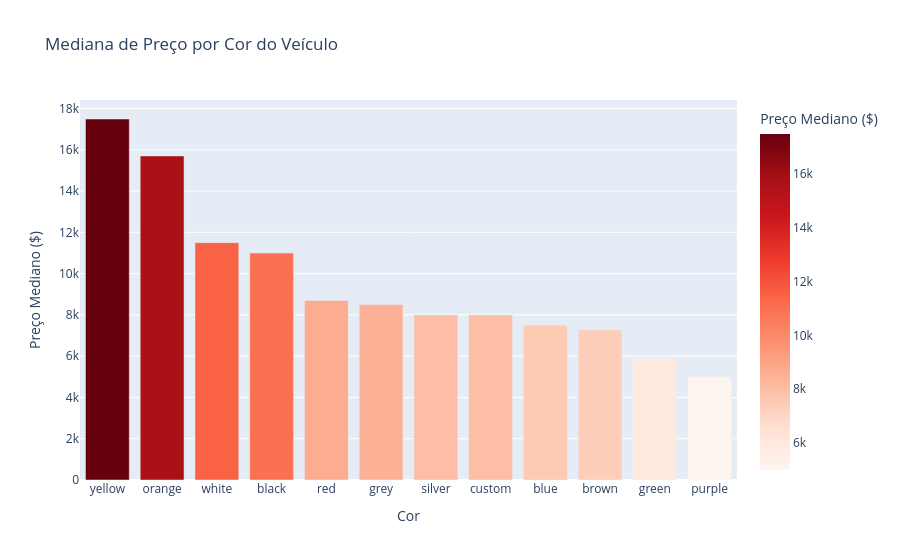

The cell this chart's notebook holds for it:
### Markdown cell above
# 3. Estética e Valor: A Influência das Cores
Nesta seção, exploramos se existe uma correlação entre a cor externa do veículo (`paint_color`) e o preço médio anunciado. 
**Hipótese:** Cores sóbrias (Branco, Preto, Prata) retêm melhor o valor por terem maior facilidade de revenda.

### Code cell
# Calculando a mediana de preço por cor para evitar distorção de outliers
color_price = df.groupby('paint_color')['price'].median().sort_values(ascending=False).reset_index()

fig_color = px.bar(color_price, 
                   x='paint_color', 
                   y='price', 
                   color='price',
                   title='Mediana de Preço por Cor do Veículo',
                   labels={'paint_color': 'Cor', 'price': 'Preço Mediano ($)'},
                   color_continuous_scale='Reds')
fig_color.show()

### Figure 1 — Plotly figure (JSON) as saved in the notebook; plotly's stock layout.template omitted (floating-point values rounded to 4 significant figures)
{"data": [{"hovertemplate": "Cor=%{x}<br>Preço Mediano ($)=%{marker.color}<extra></extra>", "legendgroup": "", "marker": {"color": [17490.0, 15700.0, 11500.0, 11000.0, 8701.0, 8500.0, 7999.0, 7995.0, 7500.0, 7277.0, 5900.0, 4997.0], "coloraxis": "coloraxis", "pattern": {"shape": ""}}, "name": "", "orientation": "v", "showlegend": false, "textposition": "auto", "type": "bar", "x": ["yellow", "orange", "white", "black", "red", "grey", "silver", "custom", "blue", "brown", "green", "purple"], "xaxis": "x", "y": [17490.0, 15700.0, 11500.0, 11000.0, 8701.0, 8500.0, 7999.0, 7995.0, 7500.0, 7277.0, 5900.0, 4997.0], "yaxis": "y"}], "layout": {"barmode": "relative", "coloraxis": {"colorbar": {"title": {"text": "Preço Mediano ($)"}}, "colorscale": [[0, "rgb(255,245,240)"], [0.125, "rgb(254,224,210)"], [0.25, "rgb(252,187,161)"], [0.375, "rgb(252,146,114)"], [0.5, "rgb(251,106,74)"], [0.625, "rgb(239,59,44)"], [0.75, "rgb(203,24,29)"], [0.875, "rgb(165,15,21)"], [1, "rgb(103,0,13)"]]}, "legend": {"tracegroupgap": 0}, "title": {"text": "Mediana de Preço por Cor do Veículo"}, "xaxis": {"anchor": "y", "domain": [0, 1], "title": {"text": "Cor"}}, "yaxis": {"anchor": "x", "domain": [0, 1], "title": {"text": "Preço Mediano ($)"}}}}
